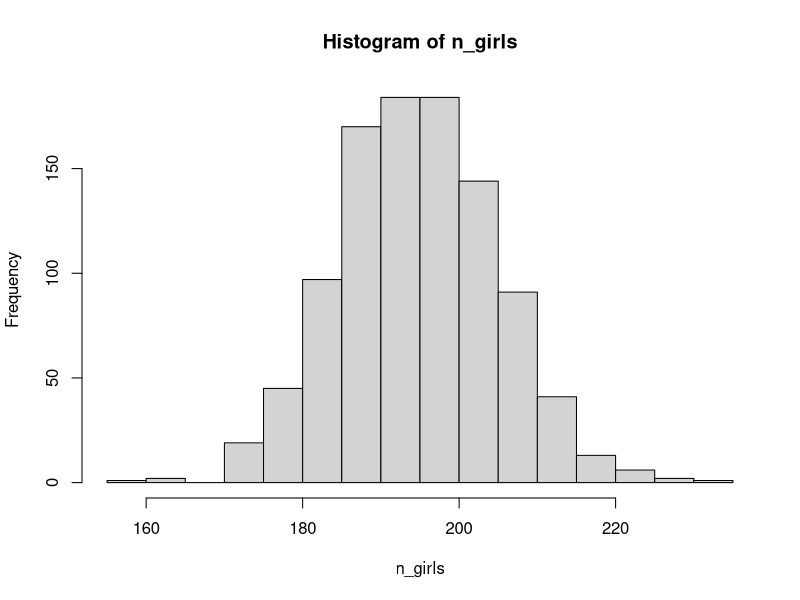
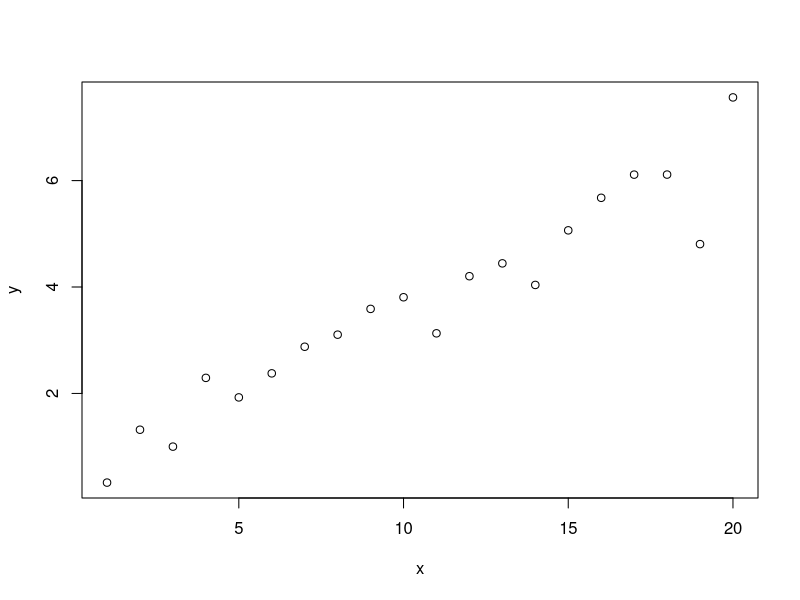
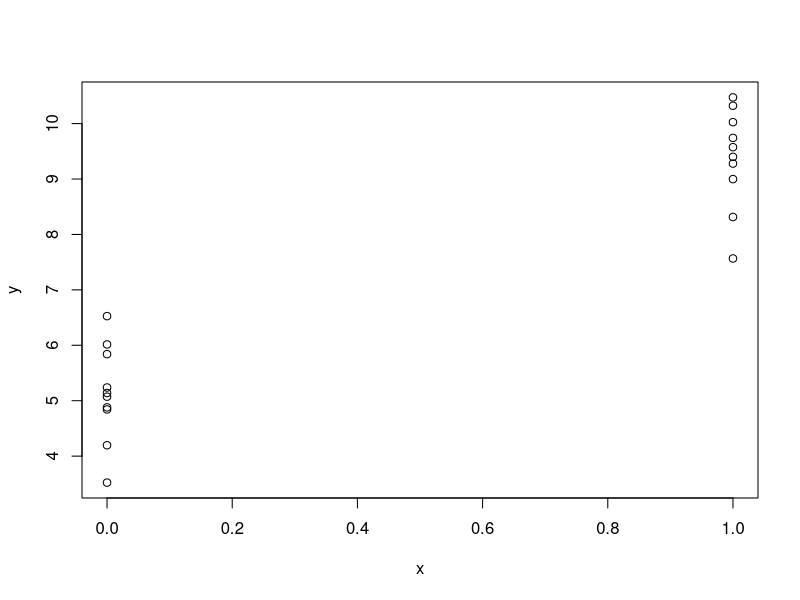
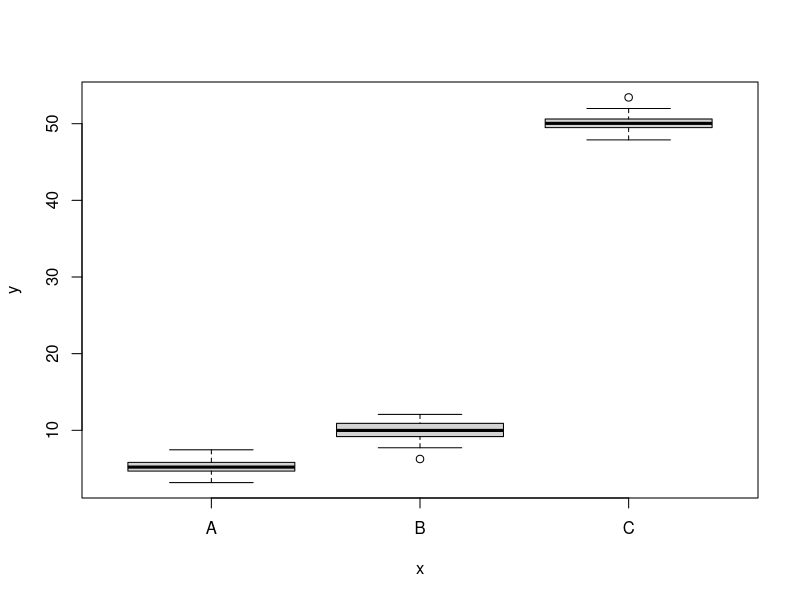
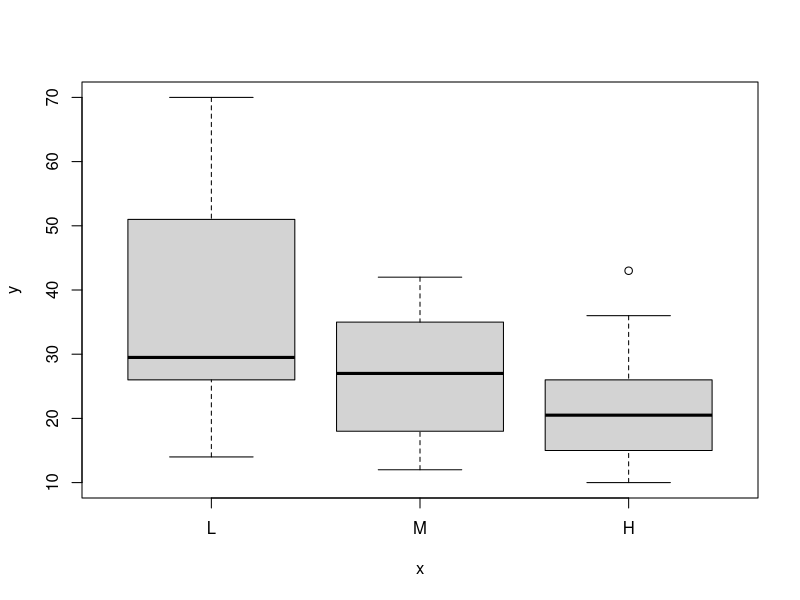
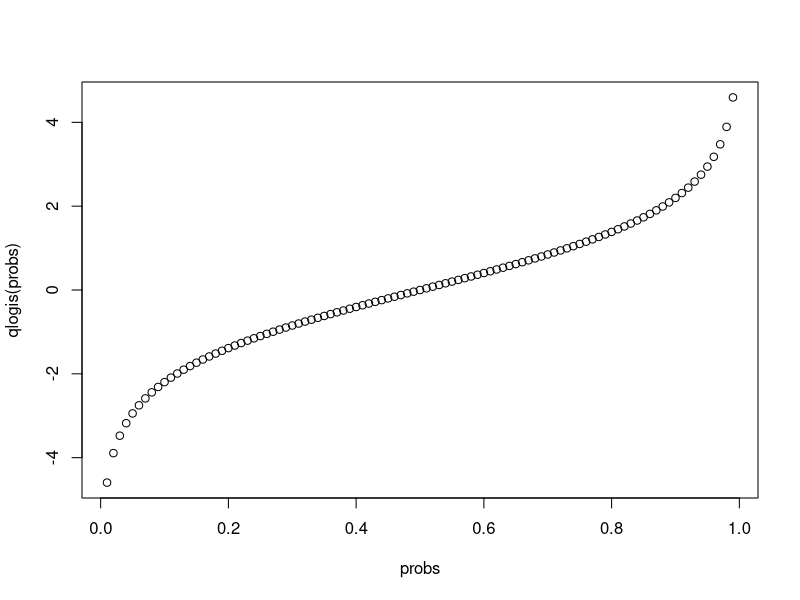

Here is the R script that generated these plots, in order:
# generate some data without thinking too much about the layers

# types of outcomes: binary, continuous, survival (not now)

# direct sim ----
# (ROS book 5.1) 


# n girls from a population of 400
n_girls <- rbinom(1, size = 400, prob = 0.488)

n_sims <- 1000
n_girls <- rep(NA, n_sims)
for(i in 1:n_sims){
  n_girls[i] <- rbinom(1, 400, 0.488)
}
hist(n_girls)

# or, 
n_girls <- rbinom(n_sims, 500, 0.488)




## mixed discrete/cont ----  
# height of one randomly chosen adult
# adult: 52% women
# M: n(69,1,  2.9)
# F: n(63.7, 2.7)

male <- rbinom(1, 1, 0.48)
height <- ifelse(male == 1, 
                 rnorm(1, 69.1, 2.9), 
                 rnorm(1, 63.7, 2.7))

height




# ___________ ----


# XcYc (reg) ----
# y = b0 + b1x1 + e

x <- 1:20
n <- length(x)
b0 <- 0.2
b1 <- 0.3
sigma <- 0.5
y <- b0 + b1*x + sigma*rnorm(n) 
plot(x,y)



# ___________ ----

# XdYc - normal ----

# group label random only for large samples
# x <- rbinom(200, size = 1, prob = 0.5)
# small sample: fixed size
x <- c(rep(0, 10), rep(1, 10))
y <- rep(NA, length(x))
for(i in 1:length(y)){
  y[i] <- ifelse(x[i] == 0, rnorm(1, mean = 5, sd = 1), 
                 rnorm(1, mean = 10, sd =1))
}
plot(x,y)

summary(lm(y ~ x))


# more X levels ----
# compare the coefficient
x <- factor(c(rep('A', 100), rep('B', 100), rep('C', 100)))
y <- rep(NA, length(x))
for(i in 1:length(y)){
  if(x[i] == 'A'){
    y[i] <- rnorm(1, mean = 5, sd = 1)
  }else if(x[i] == 'B'){
    y[i] <- rnorm(1, mean = 10, sd = 1)
  }else{
    y[i] <- rnorm(1, mean = 50, sd = 1)
  }
}
df <- data.frame(x, y)
df
plot(df)
lmm <- lm(y~x, data = df)
# predict(lmm)
summary(lmm)
# b0 = 4.81
# b1 = 5.36
# b2 = 45.17

# for ONE var:
# beta0: mean(x==A) (reference group)
# beta1: mean(x==B) - beta0
# beta2: mean(x==c) - beta0

mean(y[x == 'B']) - mean(y[x == 'A'])
mean(y[x == 'C']) - mean(y[x == 'A'])
# diff between B and C
mean(y[x == 'C']) - mean(y[x == 'B']) # 39.8



# what about making B the baseline?
df2 <- df
df2$x_bbase <- relevel(df2$x, 'B')
df2$x_bbase # B A C
# lm
lmm2 <- lm(y ~ x_bbase, data = df2)
summary(lmm2)

# beta2: 39.807. it is the difference between B and C

# (multcomp) ----
# https://stats.stackexchange.com/questions/436618/how-to-test-between-level-significance-in-logistic-regression
# use multcomp to systematically compare
library(multcomp)
?multcomp::glht # general linear hypotheses
# set up contrast

amod <- lm(breaks ~ tension, data = warpbreaks)
summary(amod)
# levels: L,M,H
# glht(amod, linfct = mcp(tension = c("M - L = 0", 
#                                     "H - L = 0",
#                                     "H - M = 0")))

contr <- rbind("M - L" = c(-1, 1, 0),
               "H - L" = c(-1, 0, 1), 
               "H - M" = c(0, -1, 1))
comp <- glht(amod, linfct = mcp(tension = contr))
summary(comp)
# this indicates not significant diff bet. H and M

plot(warpbreaks$tension, warpbreaks$breaks)


# now ours revisited
contr <- rbind("B - A" = c(-1, 1, 0), # b1
               "C - A" = c(-1, 0, 1), # b2
               "C - B" = c(0, -1, 1)) # b2-b1
comp <- glht(lmm, linfct = mcp(x = contr))
summary(comp)

b0 = 5.07
b1 = 4.84
b2 = 44.96

# __________ ----
# XcYd - logit ----
# qlogis(p) = log(p/1-p)

qlogis(0.5)
probs <- seq(0.01, 0.99, by = 0.01)
plot(probs, qlogis(probs)) 

# inverse: plogis
# easier to plot the 




# try multicomp
# x <- c(rnorm(50, -2, 1), rnorm(50, 2, 1))
x <- factor(c(rep('white', 25), 
              rep('red', 45), 
              rep('black', 30)))
# make it less obvious
# x <- sample(x, replace = F)

table(x)
# y <- factor(c(rep('0', 50), rep('1', 50)))
y <- rep(NA, length(x))
y[x == 'white'] <- rbinom(length(y[x == 'white']), 1, 0.2)
y[x == 'red'] <- rbinom(length(y[x == 'red']), 1, 0.6)
y[x == 'black'] <- rbinom(length(y[x == 'black']), 1, 0.9)


df <- data.frame(x, y)
table(df)

# do glm 

lr <- glm(y ~ x, family = 'binomial')
summary(lr)

# b0 = 1.872
# b1 = -1.738 (red - black)
# b2 = -2.625 (white - black)
# remember this is beta, not OR

# do multcomp
# black is baseline
contr <- rbind("red - black" = c(-1, 1, 0), # b1, -1.738
               "white - black" = c(-1, 0, 1), # b2, -2.625
               "white - red" = c(0, -1, 1)) # -0.887
comp <- glht(lr, linfct = mcp(x = contr))
summary(comp)

b1 <- -1.7383
b2 <- -2.6256
b2-b1 # -0.887

# df <- data.frame(x, y)
# instead of black, use red as baseline
df$x2 <- relevel(df$x, 'red')
lr2 <- glm(y ~ x2, data = df, family = 'binomial')
summary(lr2)
